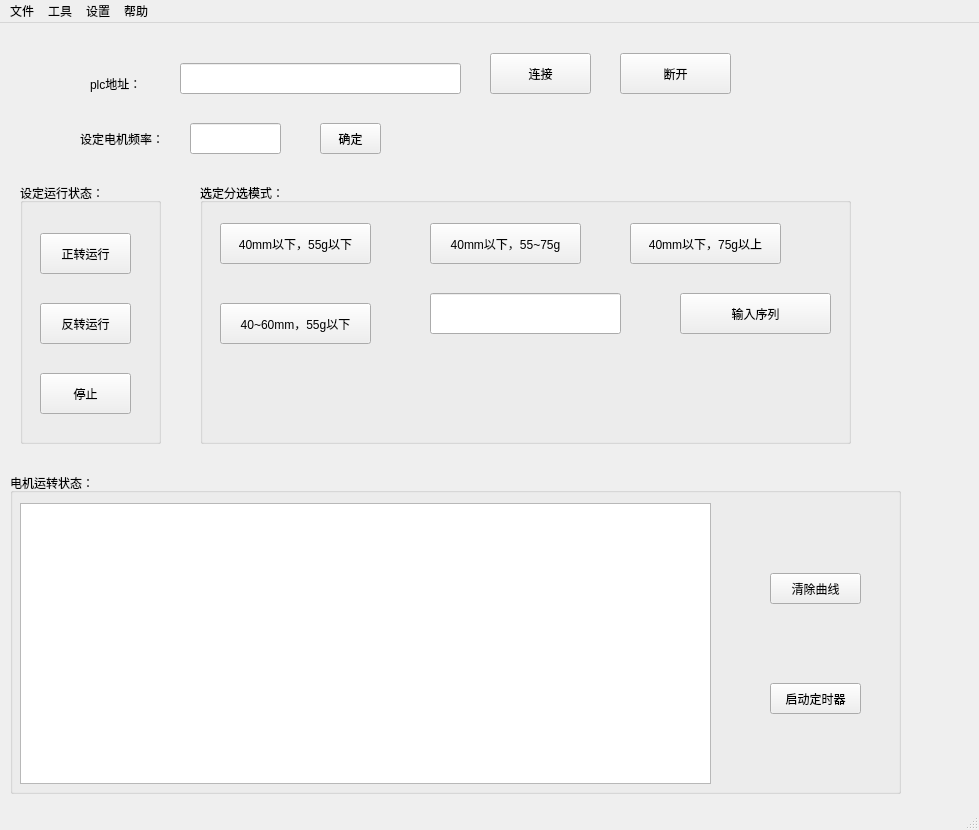
<?xml version="1.0" encoding="UTF-8"?>
<ui version="4.0">
 <class>MainWindow</class>
 <widget class="QMainWindow" name="MainWindow">
  <property name="geometry">
   <rect>
    <x>0</x>
    <y>0</y>
    <width>979</width>
    <height>830</height>
   </rect>
  </property>
  <property name="windowTitle">
   <string>PLC控制助手</string>
  </property>
  <widget class="QWidget" name="centralwidget">
   <widget class="QPushButton" name="connect">
    <property name="geometry">
     <rect>
      <x>490</x>
      <y>30</y>
      <width>101</width>
      <height>41</height>
     </rect>
    </property>
    <property name="text">
     <string>连接</string>
    </property>
   </widget>
   <widget class="QPushButton" name="disconnect">
    <property name="geometry">
     <rect>
      <x>620</x>
      <y>30</y>
      <width>111</width>
      <height>41</height>
     </rect>
    </property>
    <property name="text">
     <string>断开</string>
    </property>
   </widget>
   <widget class="QLineEdit" name="lineEdit">
    <property name="geometry">
     <rect>
      <x>180</x>
      <y>40</y>
      <width>281</width>
      <height>31</height>
     </rect>
    </property>
    <property name="text">
     <string/>
    </property>
   </widget>
   <widget class="QLabel" name="label">
    <property name="geometry">
     <rect>
      <x>90</x>
      <y>40</y>
      <width>91</width>
      <height>41</height>
     </rect>
    </property>
    <property name="text">
     <string>plc地址：</string>
    </property>
   </widget>
   <widget class="QLabel" name="label_3">
    <property name="geometry">
     <rect>
      <x>80</x>
      <y>105</y>
      <width>101</width>
      <height>21</height>
     </rect>
    </property>
    <property name="text">
     <string>设定电机频率：</string>
    </property>
   </widget>
   <widget class="QLineEdit" name="lineEdit_2">
    <property name="geometry">
     <rect>
      <x>190</x>
      <y>100</y>
      <width>91</width>
      <height>31</height>
     </rect>
    </property>
   </widget>
   <widget class="QGroupBox" name="groupBox">
    <property name="geometry">
     <rect>
      <x>20</x>
      <y>160</y>
      <width>141</width>
      <height>261</height>
     </rect>
    </property>
    <property name="title">
     <string>设定运行状态：</string>
    </property>
    <widget class="QPushButton" name="FW_run">
     <property name="geometry">
      <rect>
       <x>20</x>
       <y>50</y>
       <width>91</width>
       <height>41</height>
      </rect>
     </property>
     <property name="text">
      <string>正转运行</string>
     </property>
    </widget>
    <widget class="QPushButton" name="RW_run">
     <property name="geometry">
      <rect>
       <x>20</x>
       <y>120</y>
       <width>91</width>
       <height>41</height>
      </rect>
     </property>
     <property name="text">
      <string>反转运行</string>
     </property>
    </widget>
    <widget class="QPushButton" name="stop">
     <property name="geometry">
      <rect>
       <x>20</x>
       <y>190</y>
       <width>91</width>
       <height>41</height>
      </rect>
     </property>
     <property name="text">
      <string>停止</string>
     </property>
    </widget>
   </widget>
   <widget class="QGroupBox" name="groupBox_2">
    <property name="geometry">
     <rect>
      <x>200</x>
      <y>160</y>
      <width>651</width>
      <height>261</height>
     </rect>
    </property>
    <property name="title">
     <string>选定分选模式：</string>
    </property>
    <widget class="QPushButton" name="pushButton_14">
     <property name="geometry">
      <rect>
       <x>20</x>
       <y>40</y>
       <width>151</width>
       <height>41</height>
      </rect>
     </property>
     <property name="text">
      <string>40mm以下，55g以下</string>
     </property>
    </widget>
    <widget class="QPushButton" name="pushButton_17">
     <property name="geometry">
      <rect>
       <x>230</x>
       <y>40</y>
       <width>151</width>
       <height>41</height>
      </rect>
     </property>
     <property name="text">
      <string>40mm以下，55~75g</string>
     </property>
    </widget>
    <widget class="QPushButton" name="pushButton_15">
     <property name="geometry">
      <rect>
       <x>20</x>
       <y>120</y>
       <width>151</width>
       <height>41</height>
      </rect>
     </property>
     <property name="text">
      <string>40~60mm，55g以下</string>
     </property>
    </widget>
    <widget class="QPushButton" name="put_list">
     <property name="geometry">
      <rect>
       <x>480</x>
       <y>110</y>
       <width>151</width>
       <height>41</height>
      </rect>
     </property>
     <property name="text">
      <string>输入序列</string>
     </property>
    </widget>
    <widget class="QPushButton" name="pushButton_20">
     <property name="geometry">
      <rect>
       <x>430</x>
       <y>40</y>
       <width>151</width>
       <height>41</height>
      </rect>
     </property>
     <property name="text">
      <string>40mm以下，75g以上</string>
     </property>
    </widget>
    <widget class="QLabel" name="label_2">
     <property name="geometry">
      <rect>
       <x>160</x>
       <y>200</y>
       <width>291</width>
       <height>41</height>
      </rect>
     </property>
     <property name="text">
      <string/>
     </property>
    </widget>
    <widget class="QLineEdit" name="lineEdit_3">
     <property name="geometry">
      <rect>
       <x>230</x>
       <y>110</y>
       <width>191</width>
       <height>41</height>
      </rect>
     </property>
    </widget>
   </widget>
   <widget class="QGroupBox" name="groupBox_3">
    <property name="geometry">
     <rect>
      <x>10</x>
      <y>450</y>
      <width>891</width>
      <height>321</height>
     </rect>
    </property>
    <property name="title">
     <string>电机运转状态：</string>
    </property>
    <widget class="QChartView" name="graphicsView">
     <property name="geometry">
      <rect>
       <x>10</x>
       <y>30</y>
       <width>691</width>
       <height>281</height>
      </rect>
     </property>
    </widget>
    <widget class="QPushButton" name="btnClear">
     <property name="geometry">
      <rect>
       <x>760</x>
       <y>100</y>
       <width>91</width>
       <height>31</height>
      </rect>
     </property>
     <property name="text">
      <string>清除曲线</string>
     </property>
    </widget>
    <widget class="QPushButton" name="btnStartAndStop">
     <property name="geometry">
      <rect>
       <x>760</x>
       <y>210</y>
       <width>91</width>
       <height>31</height>
      </rect>
     </property>
     <property name="text">
      <string>启动定时器</string>
     </property>
    </widget>
   </widget>
   <widget class="QPushButton" name="Freq_set">
    <property name="geometry">
     <rect>
      <x>320</x>
      <y>100</y>
      <width>61</width>
      <height>31</height>
     </rect>
    </property>
    <property name="text">
     <string>确定</string>
    </property>
   </widget>
  </widget>
  <widget class="QMenuBar" name="menubar">
   <property name="geometry">
    <rect>
     <x>0</x>
     <y>0</y>
     <width>979</width>
     <height>26</height>
    </rect>
   </property>
   <widget class="QMenu" name="menu">
    <property name="title">
     <string>文件</string>
    </property>
    <addaction name="action"/>
    <addaction name="action_2"/>
    <addaction name="separator"/>
    <addaction name="action_11"/>
   </widget>
   <widget class="QMenu" name="menu_2">
    <property name="title">
     <string>工具</string>
    </property>
    <addaction name="actionASCII"/>
    <addaction name="action_4"/>
   </widget>
   <widget class="QMenu" name="menu_3">
    <property name="title">
     <string>设置</string>
    </property>
    <addaction name="action_5"/>
    <addaction name="action_6"/>
    <addaction name="separator"/>
    <addaction name="action_18"/>
   </widget>
   <widget class="QMenu" name="menu_4">
    <property name="title">
     <string>帮助</string>
    </property>
    <addaction name="action_8"/>
    <addaction name="separator"/>
    <addaction name="action_14"/>
    <addaction name="action_15"/>
    <addaction name="separator"/>
    <addaction name="action_17"/>
   </widget>
   <addaction name="menu"/>
   <addaction name="menu_2"/>
   <addaction name="menu_3"/>
   <addaction name="menu_4"/>
  </widget>
  <widget class="QStatusBar" name="statusbar"/>
  <action name="action">
   <property name="icon">
    <iconset resource="img.qrc">
     <normaloff>:/actions/stock_undo.png</normaloff>:/actions/stock_undo.png</iconset>
   </property>
   <property name="text">
    <string>读取配置</string>
   </property>
  </action>
  <action name="action_2">
   <property name="icon">
    <iconset resource="img.qrc">
     <normaloff>:/actions/stock_save.png</normaloff>:/actions/stock_save.png</iconset>
   </property>
   <property name="text">
    <string>另存配置</string>
   </property>
  </action>
  <action name="actionASCII">
   <property name="icon">
    <iconset resource="img.qrc">
     <normaloff>:/actions/text_italic.png</normaloff>:/actions/text_italic.png</iconset>
   </property>
   <property name="text">
    <string>ASCII表</string>
   </property>
  </action>
  <action name="action_4">
   <property name="icon">
    <iconset>
     <normaloff>actions/add.png</normaloff>actions/add.png</iconset>
   </property>
   <property name="text">
    <string>进制转换</string>
   </property>
  </action>
  <action name="action_5">
   <property name="text">
    <string>快捷键</string>
   </property>
  </action>
  <action name="action_6">
   <property name="text">
    <string>端口设置</string>
   </property>
  </action>
  <action name="action_8">
   <property name="icon">
    <iconset resource="img.qrc">
     <normaloff>:/actions/stock_refresh.png</normaloff>:/actions/stock_refresh.png</iconset>
   </property>
   <property name="text">
    <string>查询更新</string>
   </property>
  </action>
  <action name="action_11">
   <property name="icon">
    <iconset resource="img.qrc">
     <normaloff>:/actions/gtk-cancel.png</normaloff>:/actions/gtk-cancel.png</iconset>
   </property>
   <property name="text">
    <string>退出</string>
   </property>
  </action>
  <action name="action_14">
   <property name="text">
    <string>反馈</string>
   </property>
  </action>
  <action name="action_15">
   <property name="icon">
    <iconset resource="img.qrc">
     <normaloff>:/actions/stock_bottom.png</normaloff>:/actions/stock_bottom.png</iconset>
   </property>
   <property name="text">
    <string>使用说明</string>
   </property>
  </action>
  <action name="action_17">
   <property name="icon">
    <iconset resource="img.qrc">
     <normaloff>:/actions/gtk-about.png</normaloff>:/actions/gtk-about.png</iconset>
   </property>
   <property name="text">
    <string>关于软件</string>
   </property>
  </action>
  <action name="action_18">
   <property name="icon">
    <iconset resource="img.qrc">
     <normaloff>:/actions/redo.png</normaloff>:/actions/redo.png</iconset>
   </property>
   <property name="text">
    <string>最小化</string>
   </property>
  </action>
 </widget>
 <customwidgets>
  <customwidget>
   <class>QChartView</class>
   <extends>QGraphicsView</extends>
   <header location="global">qchartview.h</header>
  </customwidget>
 </customwidgets>
 <resources>
  <include location="img.qrc"/>
 </resources>
 <connections/>
</ui>
